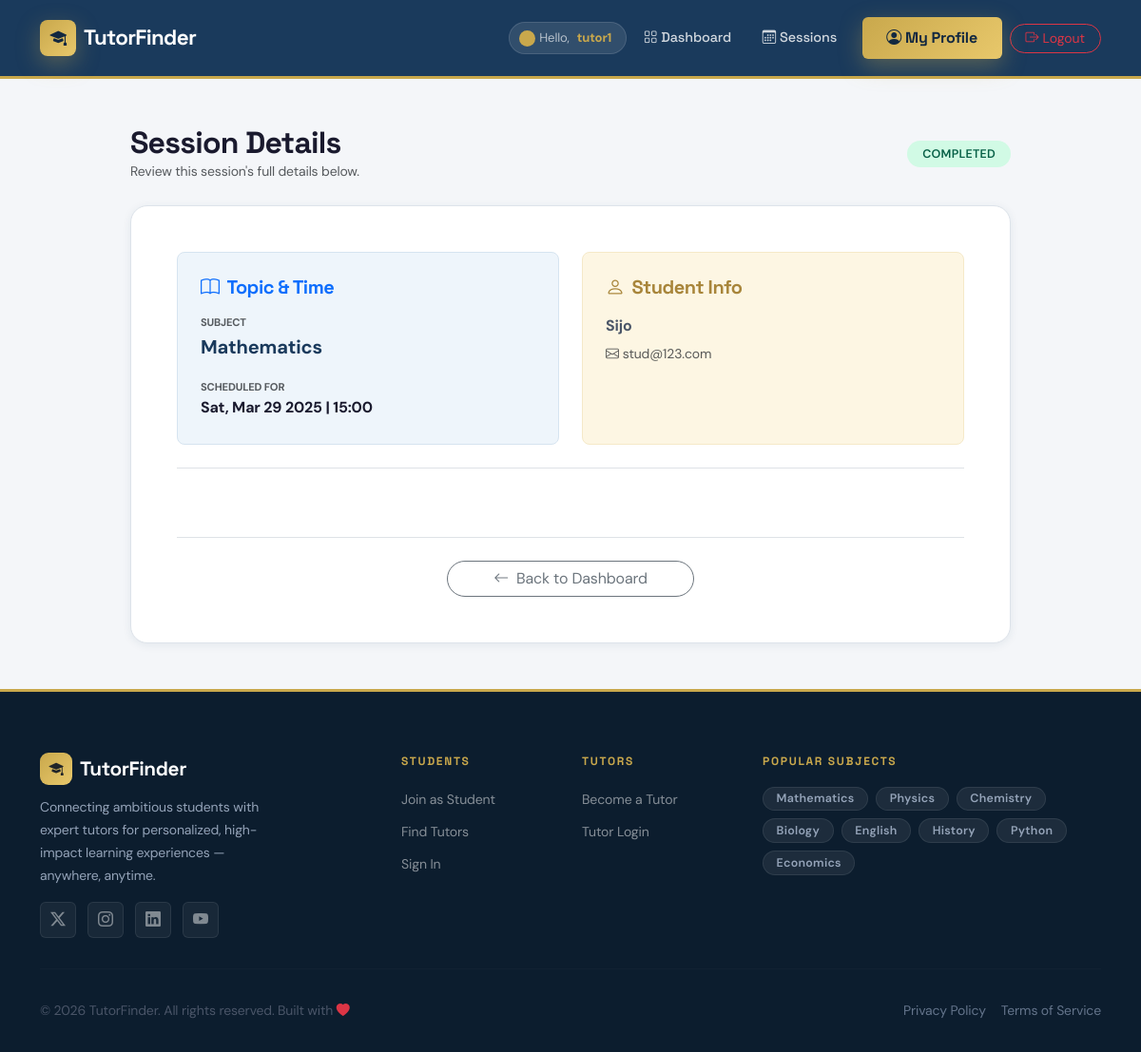
/session/11/ (signed in), run on the app's committed database.
### users/models.py (models this page shows, shortened)
class User(AbstractUser):
    ROLE_CHOICES = (
        ('student', 'Student'),
        ('tutor', 'Tutor'),
    )
    role = models.CharField(max_length=10, choices=ROLE_CHOICES)

class Session(models.Model):
    STATUS_CHOICES = [
        ("pending", "Pending"),
        ("approved", "Approved"),
        ("completed", "Completed"),
    ]
    student = models.ForeignKey(StudentProfile, on_delete=models.CASCADE)
    tutor = models.ForeignKey(TutorProfile, on_delete=models.CASCADE)
    subject = models.ForeignKey(Subject, on_delete=models.CASCADE)
    scheduled_time = models.DateTimeField()
    end_time = models.DateTimeField()
    status = models.CharField(max_length=20, choices=STATUS_CHOICES, default="pending")
    meeting_link = models.URLField(blank=True, null=True)

class Subject(models.Model):
    name = models.CharField(max_length=100, unique=True)

class StudentProfile(models.Model):
    user = models.OneToOneField(User, on_delete=models.CASCADE)
    connected_tutors = models.ManyToManyField("TutorProfile", related_name="connected_students", blank=True, default="")
    full_name = models.CharField(max_length=255, default="Unknown")
    phone_number = models.CharField(max_length=15, blank=True, null=True)
    profile_picture = models.ImageField(upload_to='profile_pics/students/', blank=True, null=True)
    subjects_interested = models.ManyToManyField(Subject, related_name="interested_students")
    age = models.IntegerField(default=0)
    location = models.CharField(max_length=255, blank=True, null=True)
    address = models.TextField(default='')
    bio = models.TextField(blank=True, null=True)
    date_of_birth = models.DateField(null=True, blank=True)
    latitude = models.FloatField(null=True, blank=True)
    longitude = models.FloatField(null=True, blank=True)

### users/views.py (the view)
# urls.py: path('session/<int:session_id>/', views.session_details, name='session_details'),
@login_required
def session_details(request, session_id):
    session = get_object_or_404(Session, id=session_id)
    if request.user not in [session.student.user, session.tutor.user]:
        messages.error(request, "You are not authorized to view this session.")
        return redirect("dashboard_redirect")
    is_tutor = request.user.is_authenticated and hasattr(request.user, 'tutorprofile') and request.user.tutorprofile == session.tutor
    if is_tutor and request.method == "POST":
        meeting_link = request.POST.get("meeting_link")
        session.meeting_link = meeting_link
        session.save()
        return redirect("session_details", session_id=session.id)
    return render(request, "users/session_details.html", {"session": session, "is_tutor": is_tutor})

### users/context_processors.py (called while the page is built)
def tutor_profile_processor(request):
    if request.user.is_authenticated and hasattr(request.user, 'tutorprofile'):
        return {'profile': request.user.tutorprofile}
    return {}

### templates/users/session_details.html (shortened to what this page needs)
{% extends "base.html" %}
{% block content %}
<div class="container py-5">
    <div class="row justify-content-center">
        <div class="col-lg-10">
            <div class="d-flex justify-content-between align-items-center mb-4">
                <div>
                    <h2 class="fw-bold mb-0">Session Details</h2>
                    <p class="text-muted small mb-0">Review this session's full details below.</p>
                </div>
                {% if session.status == 'completed' %}<span class="badge badge-custom badge-success-soft px-3 py-2">COMPLETED</span>{% elif session.status == 'approved' %}<span class="badge badge-custom badge-primary-soft px-3 py-2">APPROVED</span>{% else %}<span class="badge badge-custom badge-warning-soft px-3 py-2">PENDING</span>{% endif %}
            </div>
            <div class="custom-card p-4 p-md-5">
                <div class="row g-4 mb-4">
                    <div class="col-md-6">
                        <div class="p-4 rounded-3 h-100" style="background:var(--primary-xlight);border:1px solid var(--primary-light);">
                            <h5 class="fw-bold mb-3 text-primary"><i class="bi bi-book me-2"></i>Topic &amp; Time</h5>
                            <div class="mb-3">
                                <small class="text-muted d-block text-uppercase fw-bold" style="font-size:.7rem;">Subject</small>
                                <span class="fs-5 fw-bold" style="color:var(--primary);">{{ session.subject.name }}</span>
                            </div>
                            <div>
                                <small class="text-muted d-block text-uppercase fw-bold" style="font-size:.7rem;">Scheduled For</small>
                                <span class="fw-bold">{{ session.scheduled_time|date:"D, M d Y | H:i" }}</span>
                            </div>
                        </div>
                    </div>
                    <div class="col-md-6">
                        <div class="p-4 rounded-3 h-100" style="background:var(--accent-xlight);border:1px solid var(--accent-light);">
                            <h5 class="fw-bold mb-3" style="color:var(--accent-dark);">
                                <i class="bi bi-person me-2"></i>{% if is_tutor %}Student{% else %}Tutor{% endif %} Info
                            </h5>
                            <p class="fw-bold mb-1">{% if is_tutor %}{{ session.student.full_name }}{% else %}{{ session.tutor.full_name }}{% endif %}</p>
                            <p class="text-muted small mb-0"><i class="bi bi-envelope me-1"></i>{% if is_tutor %}{{ session.student.user.email }}{% else %}{{ session.tutor.user.email }}{% endif %}</p>
                        </div>
                    </div>
                </div>
                {% if session.status == "completed" %}
                <div class="border-top pt-4 mt-2">
                </div>
                {% endif %}
                <div class="mt-5 pt-4 border-top text-center">
                    <a href="{% if is_tutor %}{% url 'tutor_dashboard' %}{% else %}{% url 'student_dashboard' %}{% endif %}" class="btn btn-outline-secondary px-5 rounded-pill"><i class="bi bi-arrow-left me-2"></i>Back to Dashboard</a>
                </div>
            </div>
        </div>
    </div>
</div>
{% endblock %}

### templates/base.html (shortened to what this page needs)
{% load static %}
<!DOCTYPE html>
<html lang="en">
<head>
    <link href="https://cdn.jsdelivr.net/npm/bootstrap@5.3.0/dist/css/bootstrap.min.css" rel="stylesheet">
    <link rel="stylesheet" href="https://cdn.jsdelivr.net/npm/bootstrap-icons@1.11.3/font/bootstrap-icons.min.css">
    <link rel="stylesheet" href="https://unpkg.com/aos@2.3.4/dist/aos.css">
    <link rel="stylesheet" href="{% static 'css/style.css' %}">
</head>
<body>
    <nav class="navbar navbar-expand-lg sticky-top" id="mainNav">
        <div class="container">
            <a class="navbar-brand" href="{% url 'home' %}">
                <span class="brand-icon">
                    <i class="bi bi-mortarboard-fill"></i>
                </span>
                TutorFinder
            </a>
            <div class="collapse navbar-collapse" id="navbarNav">
                <ul class="navbar-nav ms-auto align-items-center gap-1">
                    {% if user.is_authenticated %}
                    <li class="nav-item">
                        <span class="nav-user-greeting d-flex align-items-center gap-2">
                            <span class="live-dot"></span>
                            Hello, <strong>{{ user.username }}</strong>
                        </span>
                    </li>
                    {% if request.user.role == 'tutor' %}
                    <li class="nav-item">
                        <a class="nav-link" href="{% url 'tutor_dashboard' %}">
                            <i class="bi bi-grid me-1"></i>Dashboard
                        </a>
                    </li>
                    <li class="nav-item">
                        <a class="nav-link" href="{% url 'tutor_sessions' %}">
                            <i class="bi bi-calendar3 me-1"></i>Sessions
                        </a>
                    </li>
                    <li class="nav-item ms-2">
                        <a class="btn btn-primary-custom" href="{% url 'tutor_profile' %}">
                            <i class="bi bi-person-circle me-1"></i>My Profile
                        </a>
                    </li>
                    {% endif %}
                    <li class="nav-item ms-1">
                        <form action="{% url 'logout' %}" method="post" class="d-inline">
                            <button type="submit" class="btn btn-sm btn-outline-danger rounded-pill px-3">
                                <i class="bi bi-box-arrow-right me-1"></i>Logout
                            </button>
                        </form>
                    </li>
                    {% endif %}
                </ul>
            </div>
        </div>
    </nav>
    <main class="main-content" id="main-content">
        {% block content %}{% endblock %}
    </main>
    <footer class="footer">
        <div class="container">
            <div class="row g-4">
                <div class="col-lg-4 col-md-6">
                    <div class="footer-brand">
                        <span
                            style="background:var(--grad-accent);width:34px;height:34px;border-radius:9px;display:inline-flex;align-items:center;justify-content:center;">
                            <i class="bi bi-mortarboard-fill text-dark" style="font-size:.95rem;"></i>
                        </span>
                        TutorFinder
                    </div>
                    <p class="small" style="color:#94a3b8;line-height:1.7;max-width:260px;">
                        Connecting ambitious students with expert tutors for personalized, high-impact learning
                        experiences — anywhere, anytime.
                    </p>
                    <div class="social-links mt-3">
                        <a href="#" class="social-link" title="Twitter"><i class="bi bi-twitter-x"></i></a>
                        <a href="#" class="social-link" title="Instagram"><i class="bi bi-instagram"></i></a>
                        <a href="#" class="social-link" title="LinkedIn"><i class="bi bi-linkedin"></i></a>
                        <a href="#" class="social-link" title="YouTube"><i class="bi bi-youtube"></i></a>
                    </div>
                </div>
                <div class="col-lg-2 col-md-6 col-6">
                    <p class="footer-heading">Students</p>
                    <ul class="footer-links">
                        <li><a href="{% url 'student_register' %}">Join as Student</a></li>
                        <li><a href="{% url 'search_tutors' %}">Find Tutors</a></li>
                        <li><a href="{% url 'login' %}">Sign In</a></li>
                    </ul>
                </div>
                <div class="col-lg-2 col-md-6 col-6">
                    <p class="footer-heading">Tutors</p>
                    <ul class="footer-links">
                        <li><a href="{% url 'tutor_register' %}">Become a Tutor</a></li>
                        <li><a href="{% url 'login' %}">Tutor Login</a></li>
                    </ul>
                </div>
                <div class="col-lg-4 col-md-6">
                    <p class="footer-heading">Popular Subjects</p>
                    <div class="d-flex flex-wrap gap-2">
                        <span class="badge badge-custom"
                            style="background:rgba(255,255,255,.07);color:#94a3b8;border:1px solid rgba(255,255,255,.08);">Mathematics</span>
                        <span class="badge badge-custom"
                            style="background:rgba(255,255,255,.07);color:#94a3b8;border:1px solid rgba(255,255,255,.08);">Physics</span>
                        <span class="badge badge-custom"
                            style="background:rgba(255,255,255,.07);color:#94a3b8;border:1px solid rgba(255,255,255,.08);">Chemistry</span>
                        <span class="badge badge-custom"
                            style="background:rgba(255,255,255,.07);color:#94a3b8;border:1px solid rgba(255,255,255,.08);">Biology</span>
                        <span class="badge badge-custom"
                            style="background:rgba(255,255,255,.07);color:#94a3b8;border:1px solid rgba(255,255,255,.08);">English</span>
                        <span class="badge badge-custom"
                            style="background:rgba(255,255,255,.07);color:#94a3b8;border:1px solid rgba(255,255,255,.08);">History</span>
                        <span class="badge badge-custom"
                            style="background:rgba(255,255,255,.07);color:#94a3b8;border:1px solid rgba(255,255,255,.08);">Python</span>
                        <span class="badge badge-custom"
                            style="background:rgba(255,255,255,.07);color:#94a3b8;border:1px solid rgba(255,255,255,.08);">Economics</span>
                    </div>
                </div>
            </div>
            <hr class="footer-divider">
            <div class="d-flex flex-column flex-md-row justify-content-between align-items-center gap-2 small"
                style="color:#64748b;">
                <p class="mb-0">&copy; 2026 TutorFinder. All rights reserved. Built with <i
                        class="bi bi-heart-fill text-danger"></i></p>
                <div class="d-flex gap-3">
                    <a href="#" style="color:#64748b;" class="transition-all" onmouseover="this.style.color='#10b981'"
                        onmouseout="this.style.color='#64748b'">Privacy Policy</a>
                    <a href="#" style="color:#64748b;" class="transition-all" onmouseover="this.style.color='#10b981'"
                        onmouseout="this.style.color='#64748b'">Terms of Service</a>
                </div>
            </div>
        </div>
    </footer>
</body>
</html>

### data on the page
User: username "tutor1"
Session: subject.name "Mathematics", scheduled_time|H "Sat, Mar 29 2025 | 15:00", student.full_name "Sijo", student.user.email "stud@123.com"
